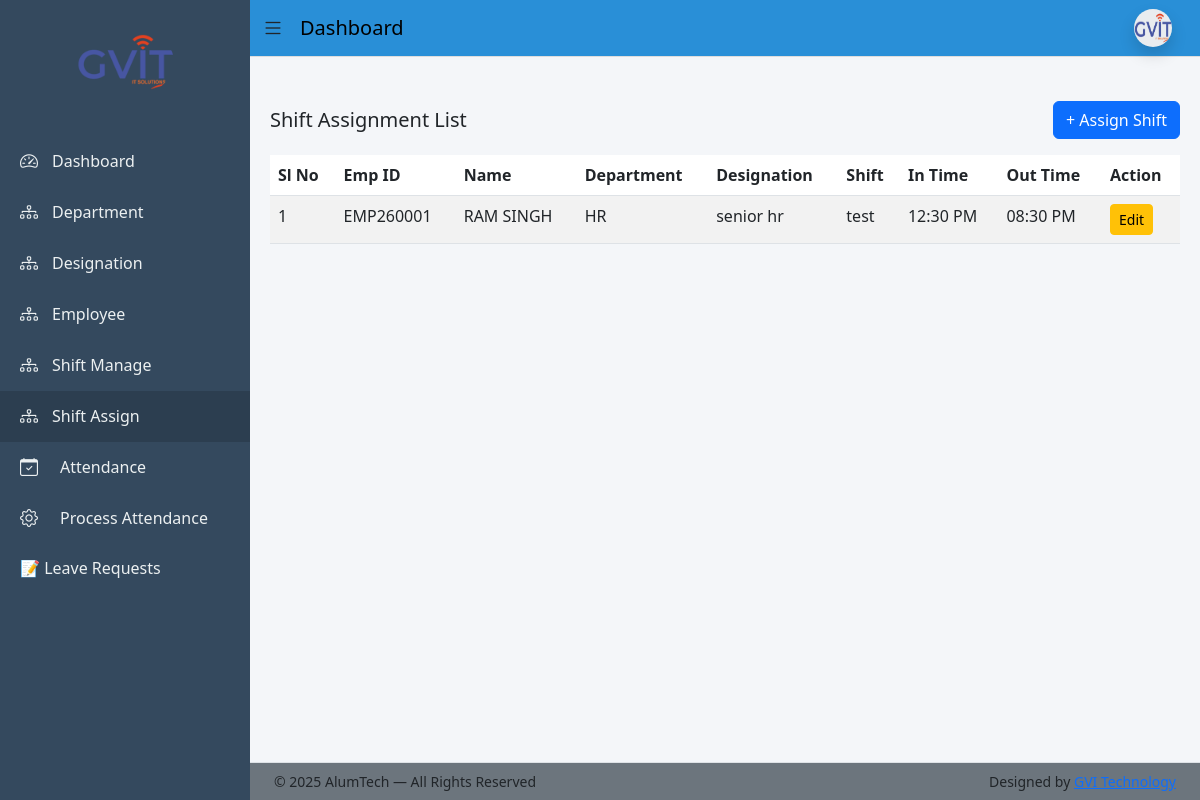
/shift-assign/list/ (signed in), run on the app's committed database.
### app/models.py (models this page shows, shortened)
class ShiftAssignment(models.Model):
    employee = models.ForeignKey(Employee, on_delete=models.CASCADE)
    shift = models.ForeignKey(Shift, on_delete=models.CASCADE)
    assigned_date = models.DateField(auto_now_add=True)
    is_active = models.BooleanField(default=True)
    class Meta:
        ordering = ['-id']

class Employee(models.Model):
    BLOOD_GROUP_CHOICES = [
        ('A+', 'A+'), ('A-', 'A-'),
        ('B+', 'B+'), ('B-', 'B-'),
        ('O+', 'O+'), ('O-', 'O-'),
        ('AB+', 'AB+'), ('AB-', 'AB-'),
    ]
    BACHELOR_CHOICES = [
        ('BCom', 'B.Com'),
        ('BSc', 'B.Sc'),
        ('BA', 'B.A'),
        ('BTech', 'B.Tech'),
    ]
    MASTER_CHOICES = [
        ('MCom', 'M.Com'),
        ('MSc', 'M.Sc'),
        ('MA', 'M.A'),
        ('MTech', 'M.Tech'),
    ]
    first_name = models.CharField(max_length=50)
    middle_name = models.CharField(max_length=50, blank=True)
    last_name = models.CharField(max_length=50)
    gender = models.CharField(max_length=10,choices=[('Male','Male'),('Female','Female'),('Other','Other')])
    blood_group = models.CharField(max_length=10, choices=BLOOD_GROUP_CHOICES, blank=True, null=True)
    date_of_birth = models.DateField(null=True, blank=True)
    father_name = models.CharField(max_length=100, blank=True)
    mother_name = models.CharField(max_length=100, blank=True)
    user = models.OneToOneField(User, on_delete=models.CASCADE, null=True, blank=True, related_name='employee_profile')
    email = models.EmailField(unique=True)
    contact_no = models.CharField(max_length=15)
    emergency_contact = models.CharField(max_length=15)
    address = models.TextField(blank=True, null=True)
    permanent_address = models.TextField(blank=True, null=True)
    bachelor_degree = models.CharField(max_length=10, choices=BACHELOR_CHOICES, blank=True, null=True)
    master_degree = models.CharField(max_length=10, choices=MASTER_CHOICES, blank=True, null=True)
    employee_id = models.CharField(max_length=20, unique=True)
    department = models.ForeignKey(Department, on_delete=models.PROTECT)
    designation = models.ForeignKey(Designation, on_delete=models.PROTECT)
    date_of_joining = models.DateField(blank=True, null=True)
    photo = models.ImageField(upload_to='employees/', blank=True, null=True)
    pan_no = models.CharField(max_length=10,blank=True,null=True)
    Aadhar_no = models.CharField(max_length=12,blank=True,null=True)
    Bank_name = models.CharField(max_length=50,blank=True,null=True)
    acc_no = models.CharField(max_length=15,blank=True,null=True)
    ifsc_no = models.CharField(max_length=15,blank=True,null=True)
    branch_name = models.CharField(max_length=50,blank=True,null=True)
    is_active = models.BooleanField(default=True)
    created_at = models.DateTimeField(auto_now_add=True)
    generated_at = models.DateField(blank=True, null=True)
    created_by = models.ForeignKey(User, on_delete=models.SET_NULL, null=True, blank=True, related_name='created_employees')

class Department(models.Model):
    name = models.CharField(max_length=100, unique=True)
    description = models.TextField(blank=True)

class Designation(models.Model):
    department = models.ForeignKey(Department, on_delete=models.CASCADE)
    name = models.CharField(max_length=100)

class Shift(models.Model):
    name = models.CharField(max_length=100)
    start_time = models.TimeField()
    end_time = models.TimeField()
    break_minutes = models.PositiveIntegerField(default=0)
    is_active = models.BooleanField(default=True)
    created_at = models.DateTimeField(auto_now_add=True)

### app/views.py (the view)
# urls.py: path('shift-assign/list/', views.shift_assign_list, name='shift_assign_list'),
@login_required(login_url='login')
def shift_assign_list(request):
    return render(request, 'shift/shift_assign_list.html', {
        'assignments': ShiftAssignment.objects.select_related(
            'employee__department', 'employee__designation', 'shift'
        )
    })

### templates/shift/shift_assign_list.html (shortened to what this page needs)
{% extends 'base_dashboard.html' %}
{% block content %}
<div class="d-flex justify-content-between align-items-center mb-3">
  <h5 class="mb-0">Shift Assignment List</h5>
  <a href="{% url 'shift_assign' %}" class="btn btn-primary">
    + Assign Shift
  </a>
</div>
<table class="table table-striped">
  <thead>
    <tr>
      <th>Sl No</th>
      <th>Emp ID</th>
      <th>Name</th>
      <th>Department</th>
      <th>Designation</th>
      <th>Shift</th>
      <th>In Time</th>
      <th>Out Time</th>
      <th>Action</th>
    </tr>
  </thead>
  <tbody>
    {% for s in assignments %}
    <tr>
      <td>{{ forloop.counter }}</td>
      <td>{{ s.employee.employee_id }}</td>
      <td>{{ s.employee.first_name }} {{ s.employee.last_name }}</td>
      <td>{{ s.employee.department.name }}</td>
      <td>{{ s.employee.designation.name }}</td>
      <td>{{ s.shift.name }}</td>
      <td>{{ s.shift.start_time|time:"h:i A" }}</td>
      <td>{{ s.shift.end_time|time:"h:i A" }}</td>
      <td>
        <a
          href="{% url 'shift_assign_edit' s.id %}"
          class="btn btn-warning btn-sm"
        >
          Edit
        </a>
      </td>
    </tr>
    {% empty %}
    <tr>
      <td colspan="8" class="text-center text-muted">
        No shift assignments found
      </td>
    </tr>
    {% endfor %}
  </tbody>
</table>
{% endblock %}

### static/css/dashboard_style.css (style rules this page uses)
body { overflow-x: hidden; background: #f4f6f9; }

### data on the page
ShiftAssignment: employee.employee_id "EMP260001", employee.first_name "RAM", employee.last_name "SINGH", employee.department.name "HR", employee.designation.name "senior hr", shift.name "test", shift.start_time "12:30 PM", shift.end_time "08:30 PM"
